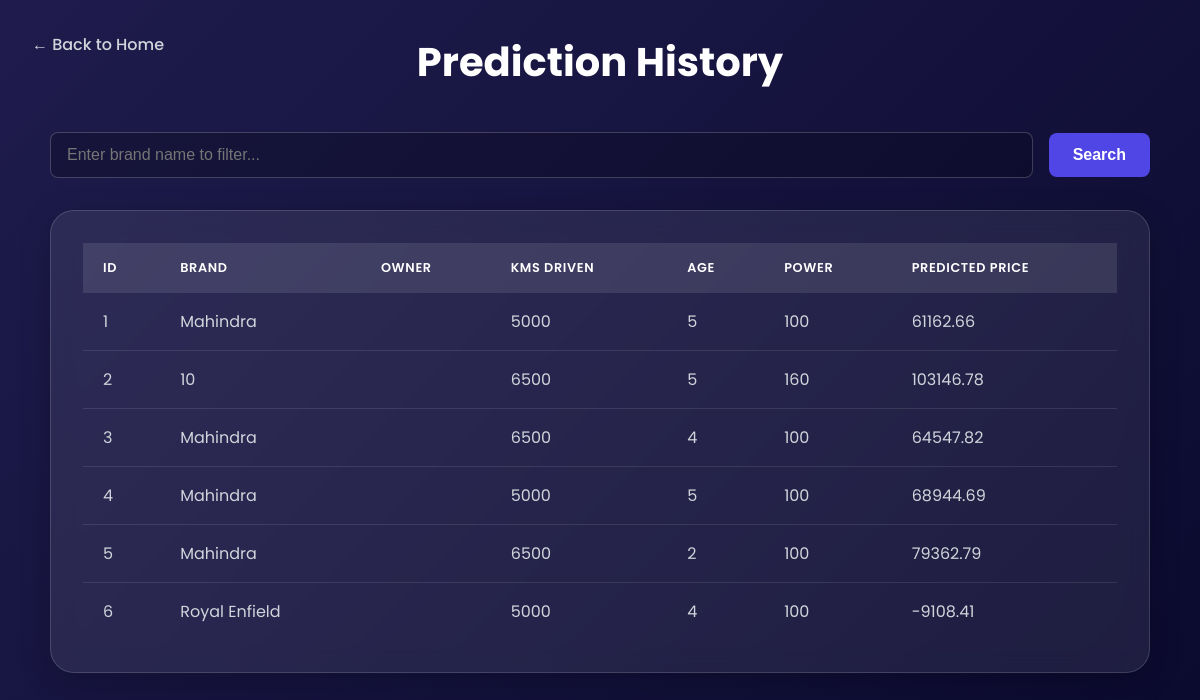
Before: /history with the older database file.
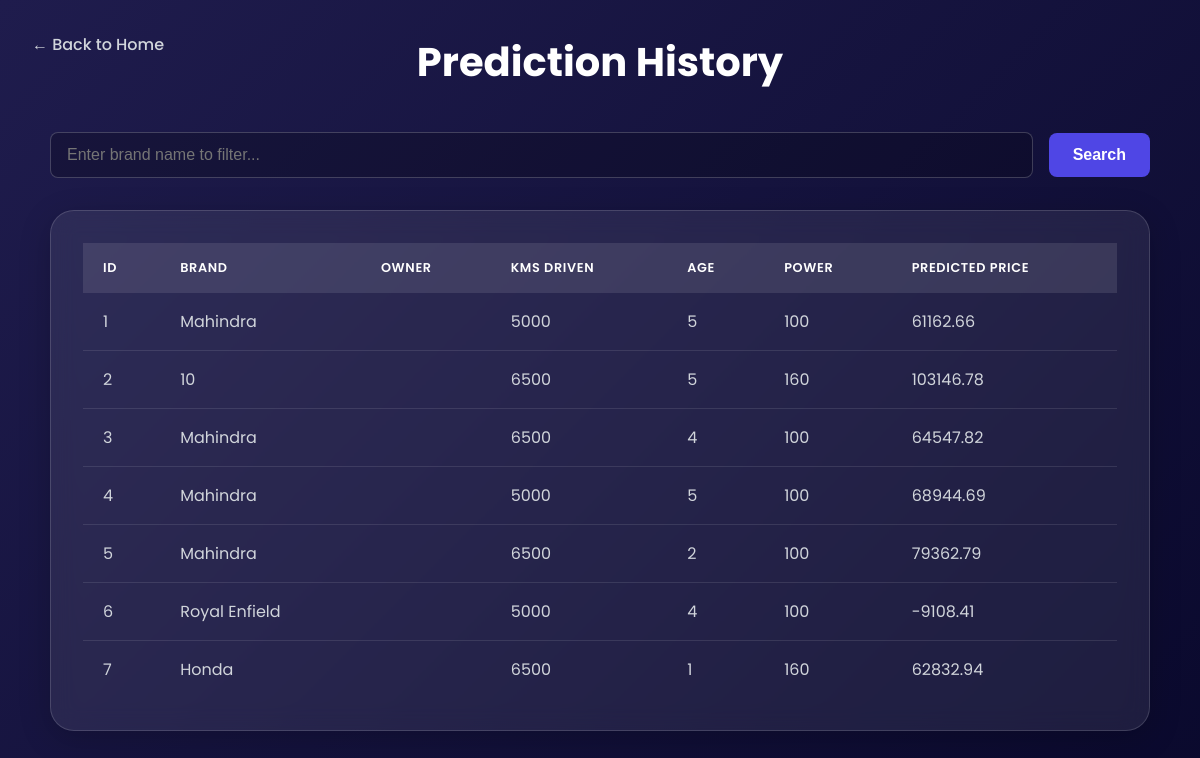
After: the same page with the newer database file.
### tables this page shows
CREATE TABLE bikes_prediction (
                       id  INTEGER PRIMARY KEY AUTOINCREMENT,
                       brand_name TEXT NOT NULL,
                       owner_name INTEGER NOT NULL,
                       kms_driven INTEGER NOT NULL,
                       age INTEGER NOT NULL,
                       power INTEGER NOT NULL,
                       prediction_price NOT NULL
                       );

### app.py (the view)
@app.route('/history', methods=['GET', 'POST'])
def history():
    brand_name_filter = request.form.get('brand_name_filter' , None)
    conn = get_db_connection()
    historical_date = []
    if conn:
        cursor = conn.cursor()
        try:
            if brand_name_filter:
                query = """ SELECT * FROM
                        bikes_prediction
                       WHERE brand_name = ?
                       """
                cursor.execute(query, (brand_name_filter,))
            else:
                query = """ SELECT * FROM
                        bikes_prediction
                       """
                cursor.execute(query)
            historical_data=  [dict(row) for row in  cursor.fetchall()]
        except sqlite3.Error as e:
            print(e)
        finally:
            conn.close()
    return render_template('history.html', historical_data= historical_data)

### app.py (called while the page is built)
def get_db_connection():
    try:
        conn = sqlite3.connect('bike_db.db')
        conn.row_factory = sqlite3.Row
        return conn
    except sqlite3.Error as e:
        print(e)
        return None

### templates/history.html (shortened to what this page needs)
<!DOCTYPE html>
<html lang="en">
<head>
</head>
<body>
    <header class="header-link">
        <a href="{{ url_for('home') }}">&larr; Back to Home</a>
    </header>
    <div class="container">
        <div class="page-title">
            <h1>Prediction History</h1>
        </div>
        <form method="POST" class="filter-form">
            <input type="text" name="brand_name_filter" placeholder="Enter brand name to filter...">
            <input type="submit" value="Search">
        </form>
        <div class="glass-card">
            <div class="table-container">
                <table>
                    <thead>
                        <tr>
                            <th>ID</th>
                            <th>Brand</th>
                            <th>Owner</th>
                            <th>Kms Driven</th>
                            <th>Age</th>
                            <th>Power</th>
                            <th>Predicted Price</th>
                        </tr>
                    </thead>
                    <tbody>
                        {% for row in historical_data %}
                        <tr>
                            <td>{{ row['id'] }}</td>
                            <td>{{ row['brand_name'] }}</td>
                            <td>{{ row['owner'] }}</td>
                            <td>{{ row['kms_driven'] }}</td>
                            <td>{{ row['age'] }}</td>
                            <td>{{ row['power'] }}</td>
                            <td>{{ row['prediction_price'] }}</td>
                        </tr>
                        {% else %}
                        <tr class="no-data-row">
                            <td colspan="7">No historical data found.</td>
                        </tr>
                        {% endfor %}
                    </tbody>
                </table>
            </div>
        </div>
    </div>
</body>
</html>

### templates/history.html (style rules this page uses)
* { margin: 0; padding: 0; box-sizing: border-box; }
body { font-family: 'Poppins', sans-serif; background: linear-gradient(135deg, #1f1c4d, #0a092d); color: #e5e7eb; min-height: 100vh; padding: 2rem 1rem; }
.container { width: 100%; max-width: 1100px; margin: 0 auto; }
.header-link { position: absolute; top: 2rem; left: 2rem; }
.header-link a { color: #d1d5db; text-decoration: none; font-weight: 500; transition: color 0.3s ease; }
.page-title h1 { text-align: center; font-weight: 700; color: #fff; font-size: clamp(2rem, 5vw, 2.5rem); margin-bottom: 2.5rem; }
.glass-card { background: rgba(255, 255, 255, 0.08); backdrop-filter: blur(12px); -webkit-backdrop-filter: blur(12px); border: 1px solid rgba(255, 255, 255, 0.15); border-radius: 1.5rem; padding: 2rem; box-shadow: 0 8px 32px 0 rgba(0, 0, 0, 0.2); }
.filter-form { display: flex; gap: 1rem; margin-bottom: 2rem; align-items: center; }
.filter-form input[type="text"] { flex-grow: 1; padding: 0.8rem 1rem; border-radius: 0.5rem; background-color: rgba(0, 0, 0, 0.2); border: 1px solid rgba(255, 255, 255, 0.2); color: #e5e7eb; font-size: 1rem; transition: all 0.3s ease; }
.filter-form input[type="submit"] { padding: 0.8rem 1.5rem; font-size: 1rem; font-weight: 600; color: #fff; background: #4f46e5; border: none; border-radius: 0.5rem; cursor: pointer; transition: all 0.3s ease; }
.table-container { width: 100%; overflow-x: auto; }
table { width: 100%; border-collapse: collapse; text-align: left; }
th, td { padding: 1rem 1.25rem; }
thead { background-color: rgba(255, 255, 255, 0.1); }
th { font-weight: 600; color: #fff; text-transform: uppercase; font-size: 0.8rem; letter-spacing: 0.05em; }
tbody tr { border-bottom: 1px solid rgba(255, 255, 255, 0.1); transition: background-color 0.2s ease; }
tbody tr:last-child { border-bottom: none; }
td { color: #d1d5db; }

Changed rows visible on the page:
added bikes_prediction: id "7", brand_name "Honda", kms_driven "6500", age "1", power "160", prediction_price "62832.94"
